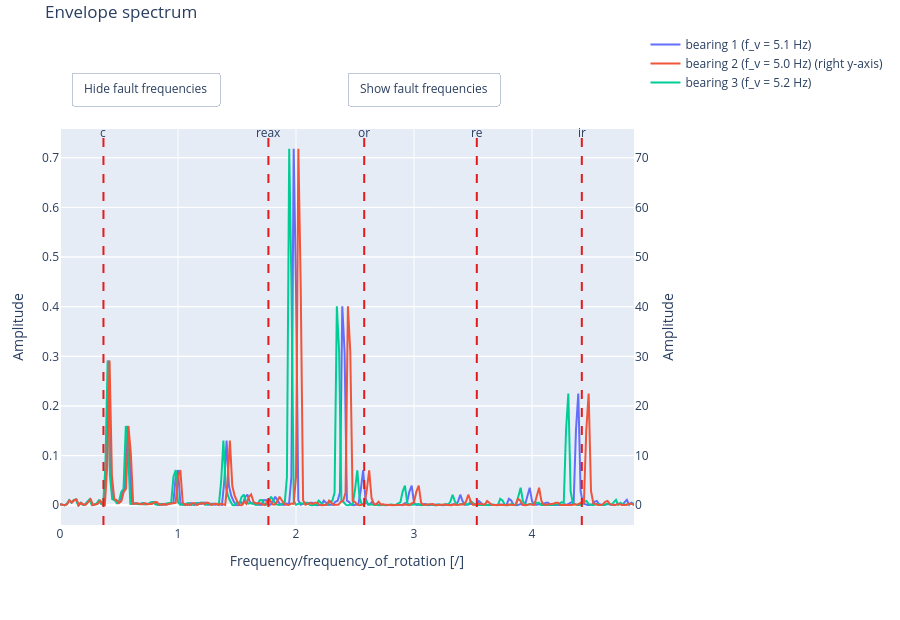

Notebook source saved alongside this figure:
### Markdown cell above
![envelope_spectrum_with_sidebands_and_harmonics](https://raw.githubusercontent.com/ladisk/pyBearing/main/images/envelope_spectrum_with_sidebands_and_harmonics.png)

## Show multiple spectrums

To easily compare spectrums of different measurements, a method `add_envelope_spectrum_trace` was implemented. With this method another trace can be added to envelope spectrum.

### Code cell
freq, Pxx_envelope = power_spectral_density(envelope, 6400, len(envelope))
frequency_of_rotation = 5.1
normalise = True

# Original figure
figure = plot_envelope_spectrum(freq, Pxx_envelope, frequency_of_rotation, fault_frequencies, normalise=normalise, name="bearing 1 (f_v = 5.1 Hz)")

from pybearing.visualization.envelope_analysis import add_envelope_spectrum_trace

# Add a new trace to the existing figure
# frequency_of_rotation is changed, therefore the new traces are shifted so the changes can be seen
# Additionally bearing 2 amplitude is scaled and shown on the secondary y-axis to demonstrate the functionality of the add_envelope_spectrum_trace function
figure = add_envelope_spectrum_trace(figure, freq, 100*Pxx_envelope, frequency_of_rotation-0.1, name = "bearing 2 (f_v = 5.0 Hz)", plot_on_secondary_yaxis = True)
figure = add_envelope_spectrum_trace(figure, freq, Pxx_envelope, frequency_of_rotation+0.1, name = "bearing 3 (f_v = 5.2 Hz)")
figure.show()

### Figure 1 — Plotly figure (JSON) as saved in the notebook; plotly's stock layout.template omitted (floating-point values rounded to 4 significant figures; data arrays with more than 128 entries replaced by an {"elided": "..."} marker saying what was removed)
{"data": [{"mode": "lines", "name": "bearing 1 (f_v = 5.1 Hz)", "type": "scatter", "x": {"elided": "32001 float values"}, "y": {"elided": "32001 float values"}}, {"mode": "lines", "name": "bearing 2 (f_v = 5.0 Hz) (right y-axis)", "type": "scatter", "x": {"elided": "32001 float values"}, "y": {"elided": "32001 float values"}, "yaxis": "y2"}, {"mode": "lines", "name": "bearing 3 (f_v = 5.2 Hz)", "type": "scatter", "x": {"elided": "32001 float values"}, "y": {"elided": "32001 float values"}}], "layout": {"annotations": [{"showarrow": false, "text": "c", "x": 0.3683, "xref": "x", "y": 0.815, "yref": "paper", "yshift": 0}, {"showarrow": false, "text": "reax", "x": 1.766, "xref": "x", "y": 0.815, "yref": "paper", "yshift": 0}, {"showarrow": false, "text": "or", "x": 2.578, "xref": "x", "y": 0.815, "yref": "paper", "yshift": 0}, {"showarrow": false, "text": "re", "x": 3.532, "xref": "x", "y": 0.815, "yref": "paper", "yshift": 0}, {"showarrow": false, "text": "ir", "x": 4.422, "xref": "x", "y": 0.815, "yref": "paper", "yshift": 0}], "height": 620, "margin": {"b": 95, "l": 60, "r": 30, "t": 30}, "meta": {"normalise": true}, "shapes": [{"line": {"color": "#e41a1c", "dash": "dash"}, "type": "line", "x0": 0.3683, "x1": 0.3683, "xref": "x", "y0": 0, "y1": 1, "yref": "y domain"}, {"line": {"color": "#e41a1c", "dash": "dash"}, "type": "line", "x0": 1.766, "x1": 1.766, "xref": "x", "y0": 0, "y1": 1, "yref": "y domain"}, {"line": {"color": "#e41a1c", "dash": "dash"}, "type": "line", "x0": 2.578, "x1": 2.578, "xref": "x", "y0": 0, "y1": 1, "yref": "y domain"}, {"line": {"color": "#e41a1c", "dash": "dash"}, "type": "line", "x0": 3.532, "x1": 3.532, "xref": "x", "y0": 0, "y1": 1, "yref": "y domain"}, {"line": {"color": "#e41a1c", "dash": "dash"}, "type": "line", "x0": 4.422, "x1": 4.422, "xref": "x", "y0": 0, "y1": 1, "yref": "y domain"}], "title": {"text": "Envelope spectrum", "y": 0.99, "yanchor": "top"}, "updatemenus": [{"buttons": [{"args": [{"annotations[0].visible": false, "annotations[1].visible": false, "annotations[2].visible": false, "annotations[3].visible": false, "annotations[4].visible": false, "shapes[0].visible": false, "shapes[1].visible": false, "shapes[2].visible": false, "shapes[3].visible": false, "shapes[4].visible": false}], "label": "Hide fault frequencies", "method": "relayout"}], "direction": "right", "pad": {"b": 2, "r": 10, "t": 2}, "showactive": false, "type": "buttons", "x": 0.02, "xanchor": "left", "y": 0.92, "yanchor": "top"}, {"buttons": [{"args": [{"annotations[0].visible": true, "annotations[1].visible": true, "annotations[2].visible": true, "annotations[3].visible": true, "annotations[4].visible": true, "shapes[0].visible": true, "shapes[1].visible": true, "shapes[2].visible": true, "shapes[3].visible": true, "shapes[4].visible": true}], "label": "Show fault frequencies", "method": "relayout"}], "direction": "right", "pad": {"b": 2, "r": 10, "t": 2}, "showactive": false, "type": "buttons", "x": 0.5, "xanchor": "left", "y": 0.92, "yanchor": "top"}], "xaxis": {"range": [0, 4.864], "title": {"text": "Frequency/frequency_of_rotation [/]"}}, "yaxis": {"domain": [0, 0.8], "title": {"text": "Amplitude"}}, "yaxis2": {"overlaying": "y", "side": "right", "title": {"text": "Amplitude"}}}}
